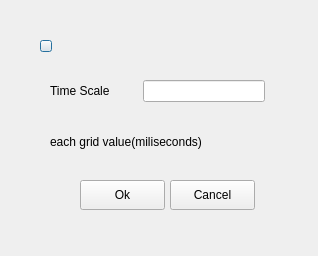
<?xml version="1.0" encoding="UTF-8"?>
<ui version="4.0">
 <class>CTimeSettingDialog</class>
 <widget class="QDialog" name="CTimeSettingDialog">
  <property name="geometry">
   <rect>
    <x>0</x>
    <y>0</y>
    <width>318</width>
    <height>256</height>
   </rect>
  </property>
  <property name="sizePolicy">
   <sizepolicy hsizetype="Fixed" vsizetype="Fixed">
    <horstretch>0</horstretch>
    <verstretch>0</verstretch>
   </sizepolicy>
  </property>
  <property name="minimumSize">
   <size>
    <width>236</width>
    <height>176</height>
   </size>
  </property>
  <property name="maximumSize">
   <size>
    <width>336</width>
    <height>276</height>
   </size>
  </property>
  <property name="windowTitle">
   <string>TimeSetting</string>
  </property>
  <widget class="QWidget" name="layoutWidget">
   <property name="geometry">
    <rect>
     <x>40</x>
     <y>30</y>
     <width>241</width>
     <height>32</height>
    </rect>
   </property>
   <layout class="QHBoxLayout" name="horizontalLayout_3">
    <property name="spacing">
     <number>0</number>
    </property>
    <item>
     <widget class="QPushButton" name="pbClose">
      <property name="minimumSize">
       <size>
        <width>12</width>
        <height>12</height>
       </size>
      </property>
      <property name="maximumSize">
       <size>
        <width>12</width>
        <height>12</height>
       </size>
      </property>
      <property name="text">
       <string/>
      </property>
     </widget>
    </item>
    <item>
     <spacer name="horizontalSpacer">
      <property name="orientation">
       <enum>Qt::Horizontal</enum>
      </property>
      <property name="sizeHint" stdset="0">
       <size>
        <width>40</width>
        <height>20</height>
       </size>
      </property>
     </spacer>
    </item>
   </layout>
  </widget>
  <widget class="QWidget" name="layoutWidget">
   <property name="geometry">
    <rect>
     <x>50</x>
     <y>80</y>
     <width>215</width>
     <height>96</height>
    </rect>
   </property>
   <layout class="QGridLayout" name="gridLayout">
    <item row="0" column="0">
     <widget class="QLabel" name="label">
      <property name="text">
       <string>Time Scale</string>
      </property>
     </widget>
    </item>
    <item row="1" column="0" colspan="2">
     <widget class="QLabel" name="label_2">
      <property name="text">
       <string>each grid value(miliseconds)</string>
      </property>
     </widget>
    </item>
    <item row="0" column="1">
     <widget class="QLineEdit" name="lESettingTime">
      <property name="minimumSize">
       <size>
        <width>122</width>
        <height>0</height>
       </size>
      </property>
      <property name="maximumSize">
       <size>
        <width>122</width>
        <height>16777215</height>
       </size>
      </property>
     </widget>
    </item>
   </layout>
  </widget>
  <widget class="QPushButton" name="pbCancel">
   <property name="geometry">
    <rect>
     <x>170</x>
     <y>180</y>
     <width>85</width>
     <height>30</height>
    </rect>
   </property>
   <property name="minimumSize">
    <size>
     <width>85</width>
     <height>30</height>
    </size>
   </property>
   <property name="maximumSize">
    <size>
     <width>85</width>
     <height>30</height>
    </size>
   </property>
   <property name="text">
    <string>Cancel</string>
   </property>
  </widget>
  <widget class="QPushButton" name="pbOK">
   <property name="geometry">
    <rect>
     <x>80</x>
     <y>180</y>
     <width>85</width>
     <height>30</height>
    </rect>
   </property>
   <property name="minimumSize">
    <size>
     <width>85</width>
     <height>30</height>
    </size>
   </property>
   <property name="maximumSize">
    <size>
     <width>85</width>
     <height>30</height>
    </size>
   </property>
   <property name="text">
    <string>Ok</string>
   </property>
  </widget>
 </widget>
 <resources/>
 <connections/>
</ui>
